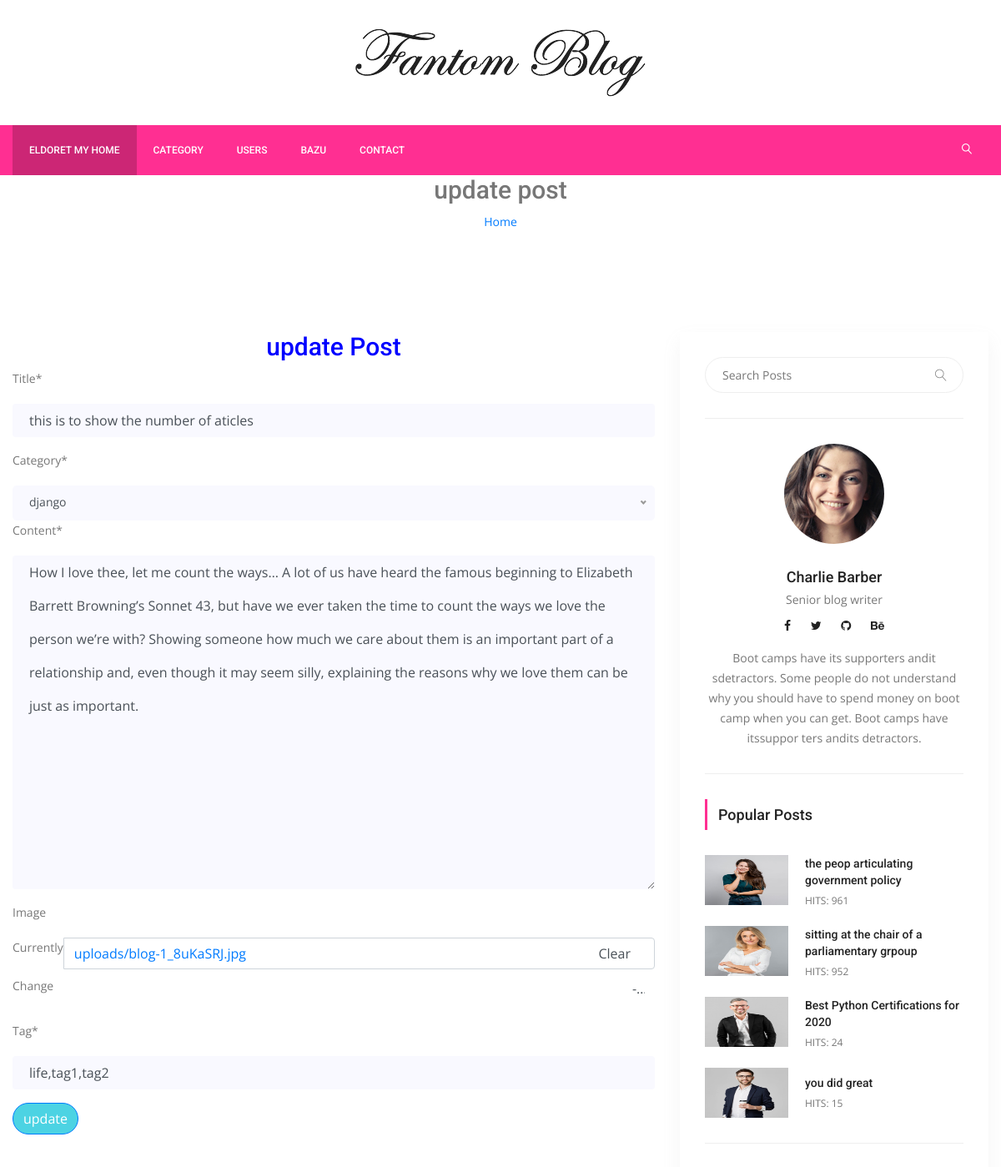
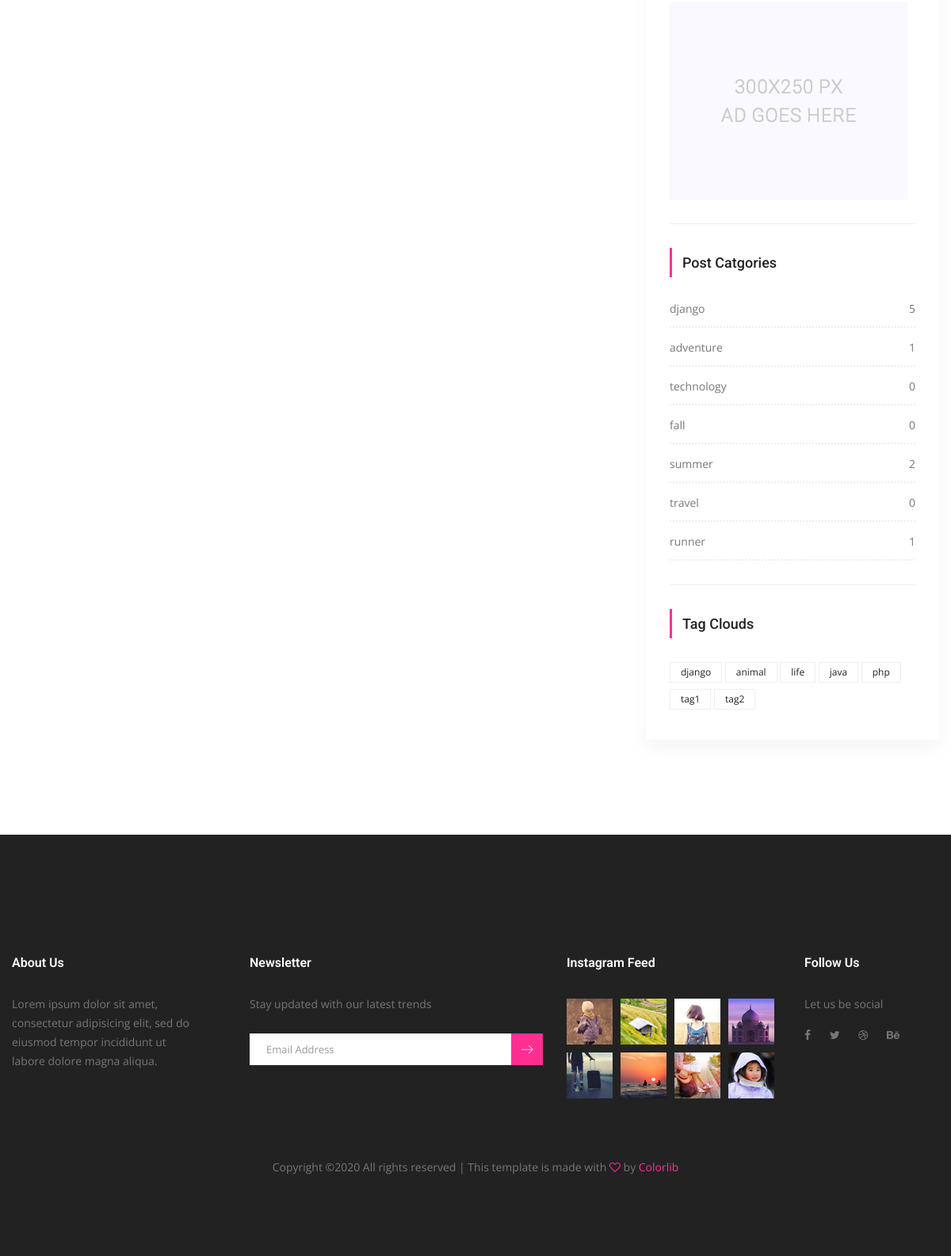
The app's page /post-update/15/this-is-to-show-the-number-of-aticles (signed in) with its own data (2 pictures, top to bottom).
### posts/models.py (models this page shows, shortened)
class Post(models.Model):
    title = models.CharField(max_length=150)
    content = models.TextField()
    publishing_date = models.DateTimeField(auto_now=True)
    image = models.ImageField(blank=True, null=True, upload_to='uploads/')
    user = models.ForeignKey(settings.AUTH_USER_MODEL, on_delete=models.CASCADE)
    slug = models.SlugField(default="slug", editable=False)
    category = models.ForeignKey(Category, on_delete=models.CASCADE, default=1, related_name="posts")
    tag = models.ManyToManyField(Tag, related_name="posts", blank=True)
    slider_post = models.BooleanField(default=False)
    hit = models.PositiveIntegerField(default=0)
    def post_tag(self):
        return ','.join(str(tag) for tag in self.tag.all())

class Category(models.Model):
    title = models.CharField(max_length=150)
    slug = models.SlugField(editable=False)
    def __str__(self):
        return self.title
    def post_count(self):
        return self.posts.all().count()

class Tag(models.Model):
    title = models.CharField(max_length=50)
    slug = models.SlugField(editable=False)
    def __str__(self):
        return self.title

### posts/views.py (the view, shortened to what this page needs)
# urls.py: path('post-update/<int:pk>/<slug:slug>', UpdatePostView.as_view(), name="post_update"),
@method_decorator(login_required(login_url='users/login'), name="dispatch")
class UpdatePostView(UpdateView):
    model = Post
    template_name = 'posts/post-update.html'
    form_class = PostUpdateForm
    def get(self,request,*args,**kwargs):
        self.object = self.get_object()
        if self.object.user != request.user:
            return HttpResponseRedirect('/')
        return super(UpdatePostView,self).get(request,*args,**kwargs)

### posts/forms.py
class PostUpdateForm(forms.ModelForm):
    def __init__(self,*args,**kwargs):
        super(PostUpdateForm, self).__init__(*args,**kwargs)
        self.helper = FormHelper()
        self.helper._form_method='post'
        self.helper.field_class = 'mt-10'
        self.helper.layout=Layout(
            Field("title",css_class="single-input",placeholder="Title" ),
            Field("category", css_class="single-input"),
            Field("content", css_class="single-input", placeholder="your content"),
            Field("image", css_class="single-input"),
            Field("tag", css_class="single-input", placeholder="your tags" ,value= self.instance.post_tag()),
        )
        self.helper.add_input(Submit('submit','update',css_class="generic-btn success circle"))
    tag = forms.CharField()
    class Meta:
        model= Post
        fields =[
            'title',
            'category',
            'content',
            'image',
        ]

### posts/templatetags/custom_tags.py (called while the page is built)
@register.simple_tag(name="categories")
def all_categories():
    return Category.objects.all()

@register.simple_tag(name="tags")
def all_tags():
    return Tag.objects.all()

@register.simple_tag(name="hit_posts")
def hit_posts():
    return Post.objects.order_by('-hit')[:4]

### templates/posts/post-update.html (shortened to what this page needs)
{% extends 'base.html'%}
{% load static %}
{% load crispy_forms_tags %}
{% block content %}
        <section class="banu Area =====nner_area">
            <div class="banner_inner d-flex align-items-center">
				<div class="container">
					<div class="banner_content text-center">
						<h2>update post</h2>
						<div class="page_link">
							<a href="{% url 'index' %}">Home</a>
						</div>
					</div>
				</div>
            </div>
        </section>
        <section class="blog_area p_120">
            <div class="container">
                <div class="row">
                    <div class="col-lg-8">
						<h2 style="text-align:center;color:blue"> update Post </h2>
                        <div class="blog_left_sidebar">
							{% crispy form %}
						</div>
                    </div>
                    {% include 'right_side.html'%}
                </div>
            </div>
        </section>
        {% endblock%}

### templates/base.html (shortened to what this page needs)
{% load static%}
{% load custom_tags %}
<!doctype html>
<html lang="en">
    <head>
        <link rel="stylesheet" href="{% static "css/bootstrap.css" %}">
        <link rel="stylesheet" href="{% static "vendors/linericon/style.css" %}">
        <link rel="stylesheet" href="{% static "css/font-awesome.min.css" %}">
        <link rel="stylesheet" href="{% static "vendors/owl-carousel/owl.carousel.min.css" %}">
        <link rel="stylesheet" href="{% static "vendors/lightbox/simpleLightbox.css" %}">
        <link rel="stylesheet" href="{% static "vendors/nice-select/css/nice-select.css" %}">
        <link rel="stylesheet" href="{% static "vendors/animate-css/animate.css" %}">
        <link rel="stylesheet" href="{% static "vendors/jquery-ui/jquery-ui.css" %}">
        <link rel="stylesheet" href="{% static "css/style.css" %}">
        <link rel="stylesheet" href="{% static "css/responsive.css" %}">
    </head>
    <body>
        <header class="header_area">
            <div class="logo_part">
            	<div class="container">
            		<a class="logo" href="{% url 'index' %}"><img src="{% static "img/logo.png" %}" alt=""></a>
            	</div>
            </div>
			<div class="main_menu">
				<nav class="navbar navbar-expand-lg navbar-light">
					<div class="container">
						<div class="collapse navbar-collapse offset" id="navbarSupportedContent">
							<ul class="nav navbar-nav menu_nav">
								<li class="nav-item active"><a class="nav-link" href="{% url 'index' %}">ELDORET MY Home</a></li>
                                <li class="nav-item submenu dropdown">
									<a href="#" class="nav-link dropdown-toggle" data-toggle="dropdown" role="button" aria-haspopup="true" aria-expanded="false">category</a>
                                        {% categories as categories%}
                                        {% for category in categories%}
								<li class="nav-item"><a class="nav-link" href="{% url 'category_detail' pk=category.id slug=category.slug %}"">{{ category.title }}</a></li>
                                {% endfor %}
                                </ul>
								<li class="nav-item"><a class="nav-link" href="{% url 'users:user_list' %}">USERS</a></li>
                                {% if user.is_authenticated%}
								<li class="nav-item submenu dropdown">
									<a href="#" class="nav-link dropdown-toggle" data-toggle="dropdown" role="button" aria-haspopup="true" aria-expanded="false">{{user.username}}</a>
								</li>
                                {% else %}
								<li class="nav-item"><a class="nav-link" href="{% url 'users:register' %}">Regiater</a></li>
                                <li class="nav-item"><a class="nav-link" href="{% url 'users:login'%}">Login</a></li>
                                {% endif %}
                                <li class="nav-item"><a class="nav-link" href="contact.html">Contact</a></li>
							<ul class="nav navbar-nav navbar-right ml-auto">
								<li class="nav-item"><a href="#" class="search"><i class="lnr lnr-magnifier"></i></a></li>
							</ul>
						</div>
					</div>
				</nav>
			</div>
        </header>
 {% block content %}
 {% endblock %}
        <footer class="footer-area">
            <div class="container">
                <div class="row">
                    <div class="col-lg-3  col-md-6 col-sm-6">
                        <div class="single-footer-widget">
                            <h6 class="footer_title">About Us</h6>
                            <p>Lorem ipsum dolor sit amet, consectetur adipisicing elit, sed do eiusmod tempor incididunt ut labore dolore magna aliqua.</p>
                        </div>
                    </div>
                    <div class="col-lg-4 col-md-6 col-sm-6">
                        <div class="single-footer-widget">
                            <h6 class="footer_title">Newsletter</h6>
                            <p>Stay updated with our latest trends</p>
                            <div id="mc_embed_signup">
                                <form target="_blank" action="https://spondonit.us12.list-manage.com/subscribe/post?u=1462626880ade1ac87bd9c93a&amp;id=92a4423d01" method="get" class="subscribe_form relative">
                                    <div class="input-group d-flex flex-row">
                                        <input name="EMAIL" placeholder="Email Address" onfocus="this.placeholder = ''" onblur="this.placeholder = 'Email Address '" required="" type="email">
                                        <button class="btn sub-btn"><span class="lnr lnr-arrow-right"></span></button>
                                    </div>
                                </form>
                            </div>
                        </div>
                    </div>
                    <div class="col-lg-3 col-md-6 col-sm-6">
                        <div class="single-footer-widget instafeed">
                            <h6 class="footer_title">Instagram Feed</h6>
                            <ul class="list instafeed d-flex flex-wrap">
                                <li><img src="{% static "img/instagram/Image-01.jpg" %}" alt=""></li>
                                <li><img src="{% static "img/instagram/Image-02.jpg" %}" alt=""></li>
                                <li><img src="{% static "img/instagram/Image-03.jpg" %}" alt=""></li>
                                <li><img src="{% static "img/instagram/Image-04.jpg" %}" alt=""></li>
                                <li><img src="{% static "img/instagram/Image-05.jpg" %}" alt=""></li>
                                <li><img src="{% static "img/instagram/Image-06.jpg" %}" alt=""></li>
                                <li><img src="{% static "img/instagram/Image-07.jpg" %}" alt=""></li>
                                <li><img src="{% static "img/instagram/Image-08.jpg" %}" alt=""></li>
                            </ul>
                        </div>
                    </div>
                    <div class="col-lg-2 col-md-6 col-sm-6">
                        <div class="single-footer-widget f_social_wd">
                            <h6 class="footer_title">Follow Us</h6>
                            <p>Let us be social</p>
                            <div class="f_social">
                            	<a href="#"><i class="fa fa-facebook"></i></a>
								<a href="#"><i class="fa fa-twitter"></i></a>
								<a href="#"><i class="fa fa-dribbble"></i></a>
								<a href="#"><i class="fa fa-behance"></i></a>
                            </div>
                        </div>
                    </div>
                </div>
                <div class="row footer-bottom d-flex justify-content-between align-items-center">
                    <p class="col-lg-12 footer-text text-center">
Copyright &copy;<script>document.write(new Date().getFullYear());</script> All rights reserved | This template is made with <i class="fa fa-heart-o" aria-hidden="true"></i> by <a href="https://colorlib.com" target="_blank">Colorlib</a>
</p>
                </div>
            </div>
        </footer>
    </body>
</html>

### templates/right_side.html
{% load static %}
{% load custom_tags %}
<div class="col-lg-4">
                        <div class="blog_right_sidebar">
                            <aside class="single_sidebar_widget search_widget">
                                <form action="{% url 'search' %}" method="get">
                                <div class="input-group">
                                    <input type="text" class="form-control" placeholder="Search Posts" name="q">
                                    <span class="input-group-btn">
                                        <button class="btn btn-default" type="button"><i class="lnr lnr-magnifier"></i></button>
                                    </span>
                                </div>
                                    </form>
                                <div class="br">
                                </div>
                            </aside>
                            <aside class="single_sidebar_widget author_widget">
                                <img class="author_img rounded-circle" src="{% static "img/blog/author.png" %}" alt="">
                                <h4>Charlie Barber</h4>
                                <p>Senior blog writer</p>
                                <div class="social_icon">
                                    <a href="#"><i class="fa fa-facebook"></i></a>
                                    <a href="#"><i class="fa fa-twitter"></i></a>
                                    <a href="#"><i class="fa fa-github"></i></a>
                                    <a href="#"><i class="fa fa-behance"></i></a>
                                </div>
                                <p>Boot camps have its supporters andit sdetractors. Some people do not understand why you should have to spend money on boot camp when you can get. Boot camps have itssuppor ters andits detractors.</p>
                                <div class="br"></div>
                            </aside>
                            <aside class="single_sidebar_widget popular_post_widget">
                                <h3 class="widget_title">Popular Posts</h3>
                                {% hit_posts as posts %}
                                {% for post in posts %}
                                <div class="media post_item">
                                    <img src="{{ post.image.url }}" alt="post" style="width:100px;height:60px">
                                    <div class="media-body">
                                        <a href="{% url 'detail' post.pk post.slug %}"><h3>{{ post.title }}</h3></a>
                                        <p>HITS: {{ post.hit }}</p>
                                    </div>
                                </div>
                                {% endfor %}
                                <div class="br"></div>
                            </aside>
                            <aside class="single_sidebar_widget">
                                <a href="#"><img class="img-fluid" src="{% static "img/blog/add.jpg" %}" alt=""></a>
                                <div class="br"></div>
                            </aside>
                            <aside class="single_sidebar_widget post_category_widget">
                                <h4 class="widget_title">Post Catgories</h4>
                                <ul class="list cat-list">
                                    {% categories as categories%}
                                    {% for category in categories %}
                                    <li>
                                        <a href="{% url 'category_detail' pk=category.id slug=category.slug %}" class="d-flex justify-content-between">
                                            <p>{{ category.title }}</p>
                                            <p>{{ category.post_count }}</p>
                                        </a>
                                    </li>
                                    {% endfor %}
                                </ul>
                                <div class="br"></div>
                            </aside>
                            <aside class="single-sidebar-widget tag_cloud_widget">
                                <h4 class="widget_title">Tag Clouds</h4>
                                <ul class="list">
                                    {% tags as labels %}
                                    {% for label in labels %}
                                    <li><a href="{% url 'tag_detail' slug=label.slug%}">{{ label }}</a></li>
                                    {% endfor %}
                                </ul>
                            </aside>
                        </div>
                    </div>

### static/css/responsive.css (style rules this page uses)
@media (max-width:1619px) { .header_area .navbar .search { margin-left: 40px; } }

### records on screen
Post: title "this is to show the number of aticles", content "How I love thee, let me count the ways… A lot of us have heard the famous beginning to Elizabeth Barrett Browning’s Sonnet 43, but have we ever taken the time to count the ways we love the person we’re with? Showing someone how much we care about them is an important part of a relationship and, even though it may seem silly, explaining the reasons why we love them can be just as important."
Post: image (picture), title "the peop articulating government policy", hit "961"
Post: image (picture), title "sitting at the chair of a parliamentary grpoup", hit "952"
Post: image (picture), title "Best Python Certifications for 2020", hit "24"
Post: image (picture), title "you did great", hit "15"
Category: title "django", post_count "5"
Category: title "adventure", post_count "1"
Category: title "technology", post_count "0"
Category: title "fall", post_count "0"
Category: title "summer", post_count "2"
Category: title "travel", post_count "0"
Category: title "runner", post_count "1"
Tag: title "django"
Tag: title "animal"
Tag: title "life"
Tag: title "java"
Tag: title "php"
Tag: title "tag1"
Tag: title "tag2"

### other values on screen
{{ user.username }} "BAZU"
